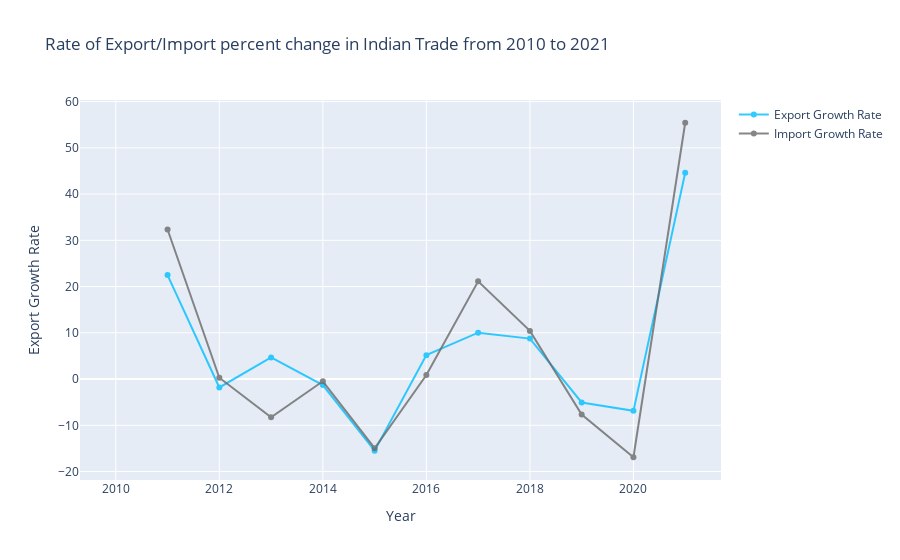

This figure's notebook cell:
### Code cell
# create trace1
trace1 = go.Scatter(
                x = total_year.index,
                y = total_year['Export Growth Rate'],
                name = "Export Growth Rate",
                line_color='deepskyblue',
                opacity=0.8,
                text = total_year['Export Growth Rate'])
# create trace2 
trace2 = go.Scatter(
                x = total_year.index,
                y = total_year['Import Growth Rate'],
                name = "Import Growth Rate",
                line_color='dimgray',
                opacity=0.8,
                text = total_year['Import Growth Rate'])

layout = go.Layout(hovermode= 'closest', title = 'Rate of Export/Import percent change in Indian Trade from 2010 to 2021' , xaxis = dict(title = 'Year'), yaxis = dict(title = 'Export Growth Rate'))
fig = go.Figure(data = [trace1, trace2], layout = layout)
fig.show()

### Figure 1 — Plotly figure (JSON) as saved in the notebook; plotly's stock layout.template omitted (floating-point values rounded to 4 significant figures)
{"data": [{"line": {"color": "deepskyblue"}, "name": "Export Growth Rate", "opacity": 0.8, "text": [null, 22.48, -1.819, 4.662, -1.294, -15.48, 5.171, 10.03, 8.748, -5.065, -6.878, 44.62], "type": "scatter", "x": [2010, 2011, 2012, 2013, 2014, 2015, 2016, 2017, 2018, 2019, 2020, 2021], "y": [null, 22.48, -1.819, 4.662, -1.294, -15.48, 5.171, 10.03, 8.748, -5.065, -6.878, 44.62]}, {"line": {"color": "dimgray"}, "name": "Import Growth Rate", "opacity": 0.8, "text": [null, 32.33, 0.2898, -8.261, -0.4812, -14.96, 0.8791, 21.13, 10.42, -7.658, -16.91, 55.43], "type": "scatter", "x": [2010, 2011, 2012, 2013, 2014, 2015, 2016, 2017, 2018, 2019, 2020, 2021], "y": [null, 32.33, 0.2898, -8.261, -0.4812, -14.96, 0.8791, 21.13, 10.42, -7.658, -16.91, 55.43]}], "layout": {"hovermode": "closest", "title": {"text": "Rate of Export/Import percent change in Indian Trade from 2010 to 2021"}, "xaxis": {"title": {"text": "Year"}}, "yaxis": {"title": {"text": "Export Growth Rate"}}}}
